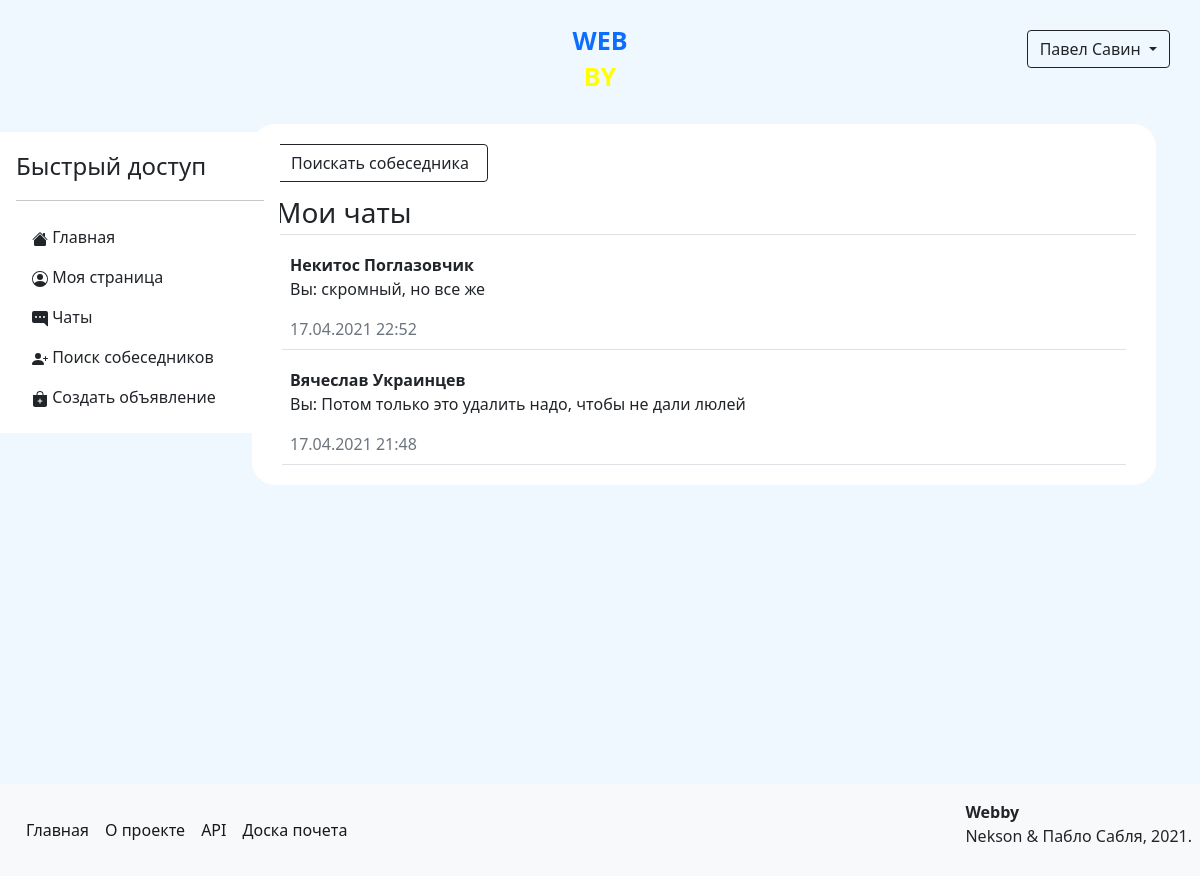
Before: /chats (signed in) with the older database file.
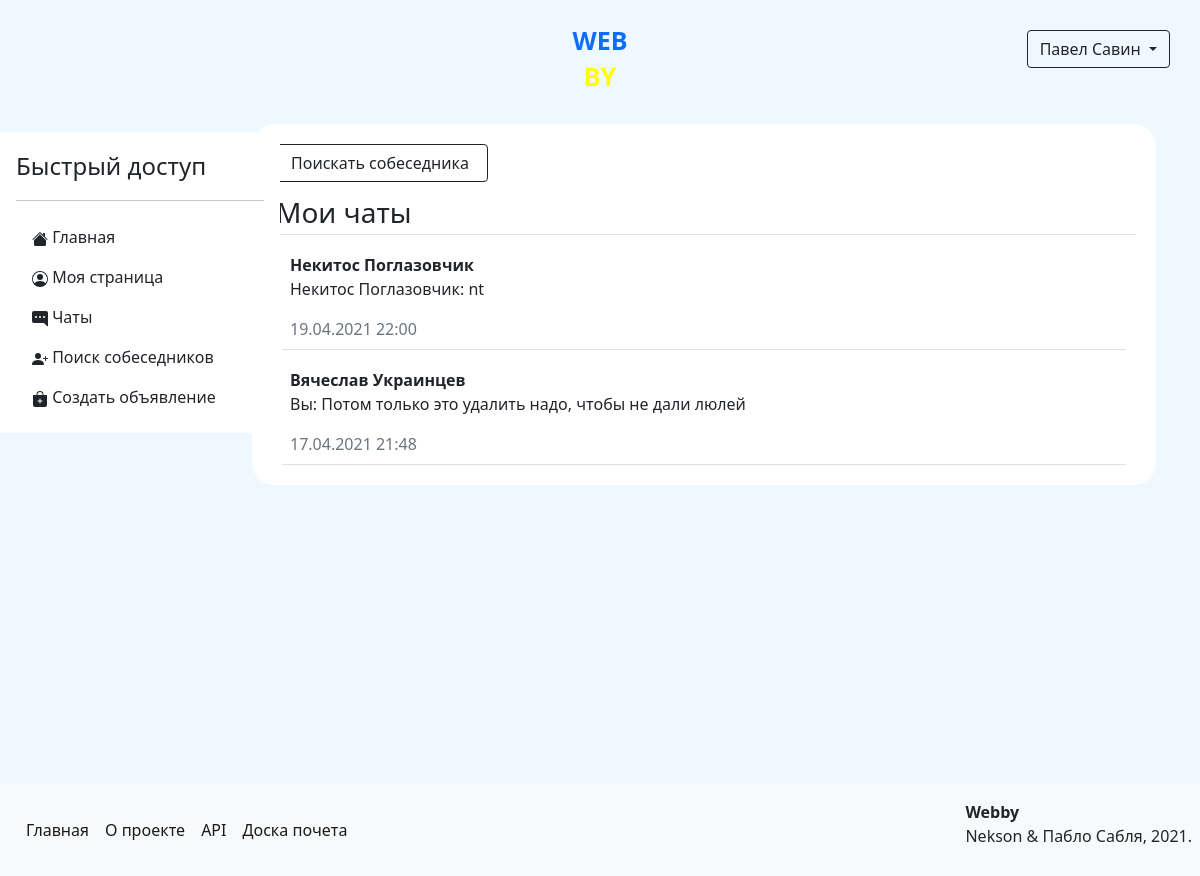
After: the same page with the newer database file.
### data/models/user.py (models this page shows, shortened)
class User(SqlAlchemyBase, UserMixin, SerializerMixin):
    __tablename__ = 'users'  # название таблицы с моделью в базе данных
    serialize_rules = (
        '-advertisements', '-rank_id', '-admin', '-hashed_password')  # правила преобразования объекта модели в json
    id = Column(Integer, autoincrement=True, primary_key=True)  # id пользователя
    name = Column(Unicode)  # имя пользователя
    surname = Column(Unicode)  # фамилия пользователя
    birthday = Column(DateTime)  # день рождения пользователя
    email = Column(String, unique=True)  # email адресс пользователя
    phone_number = Column(String, unique=True)  # номер телефона пользователя
    hashed_password = Column(String)  # хэшированный пароль пользователя
    registration_time = Column(DateTime, default=datetime.now)  # время регистрации пользователя
    rating = Column(Integer, default=0)  # рейтинг пользователя
    rank_id = Column(Integer, ForeignKey('ranks.id'))  # id ранга пользователя
    admin = Column(Boolean, default=0)  # права пользователя
    advertisements = relationship('Advertisement', back_populates='author')  # объекты объявлений пользователя
    interests = relationship('Interest', secondary='users_to_interests',
                             backref='users')  # объекты интересов пользователя
    rank = relationship('Rank')  # объект ранга пользователя

### data/models/content.py (models this page shows)
class Content(SqlAlchemyBase, SerializerMixin):
    __tablename__ = 'contents'  # название таблицы с моделью в базе данных
    serialize_rules = ('-id',)  # правила преобразования объекта модели в json
    id = Column(Integer, autoincrement=True, primary_key=True)  # id контента
    content = Column(Text)  # контент

### data/models/message.py (models this page shows, shortened)
class Message(SqlAlchemyBase, SerializerMixin):
    __tablename__ = 'messages'  # название таблицы с моделью в базе данных
    serialize_rules = ('-sender', '-receiver', '-content_id')  # правила преобразования объекта модели в json
    id = Column(Integer, autoincrement=True, primary_key=True)  # id сообщения
    to_id = Column(Integer, ForeignKey("users.id"))  # id получателя сообщения
    from_id = Column(Integer, ForeignKey("users.id"))  # id отправителя сообщения
    content_id = Column(Integer, ForeignKey("contents.id"))  # id содержания сообщения
    created_at = Column(DateTime, default=datetime.now)  # время создания сообщения
    sender = relationship("User", foreign_keys=[from_id])  # объект отправителя сообщения
    receiver = relationship("User", foreign_keys=[to_id])  # объект получателя сообщения
    content = relationship("Content")  # объект содержания сообщения

### main.py (the view)
@app.route('/chats', methods=['GET', 'POST'])
@login_required
def chats():
    from itertools import groupby
    session = create_session()
    messages = session.query(Message).filter((Message.to_id == current_user.id) |
                                             (Message.from_id == current_user.id)).all()
    companions = sorted([msg.sender if msg.sender != current_user else msg.receiver for msg in messages],
                        key=lambda x: x.name)
    companions = list(reversed([user[0] for user in groupby(companions)]))
    last_messages = []
    for user in companions:
        last_messages.append(session.query(Message).filter(((Message.to_id == current_user.id) &
                                                            (Message.from_id == user.id)) |
                                                           ((Message.from_id == current_user.id) &
                                                            (Message.to_id == user.id))).all()[-1])
    chats_list = sorted([[companions[i], last_messages[i]] for i in range(len(companions))],
                        key=lambda x: x[1].created_at)[::-1]
    return render_template('chats_list.html', chats_list=chats_list)

### data/db_session.py (called while the page is built)
def create_session() -> Session:
    global __factory
    return __factory()

### main.py (called while the page is built)
@login_manager.user_loader
def load_user(user_id):
    session = create_session()
    return session.query(User).get(user_id)

### templates/chats_list.html
{% extends "base.html" %}
{% block content %}
    <form>
        <div>
            <a class="btn btn-outline-dark w-25 rounded-bottom" href="/search">Поискать собеседника</a>
        </div>
        <div>
            <h3 class="border-bottom p-1">Мои чаты</h3>
            {% for user, msg in chats_list %}
                <a href="/chats/{{ user.id }}#bottom" class="text-reset">
                    <div class="border-bottom p-2 text-truncate">
                        <b>{{ user.name }} {{ user.surname }}</b>
                        <p>{% if msg.sender == current_user %}Вы{% else %}{{ msg.sender.name }} {{ msg.sender.surname }}{% endif %}: {{ msg.content.content }}</p>
                        <span class="text-secondary">{{ msg.created_at.strftime('%d.%m.%Y %H:%M') }}</span>
                    </div>
                </a>
            {% endfor %}
        </div>
    </form>
{% endblock %}

Changed rows visible on the page:
changed User "Некитос": sender.name (not shown) → "Некитос"; sender.surname (not shown) → "Поглазовчик"; content.content "скромный, но все же" → "nt"; created_at "17.04.2021 22:52" → "19.04.2021 22:00"; no longer shows "Вы"
